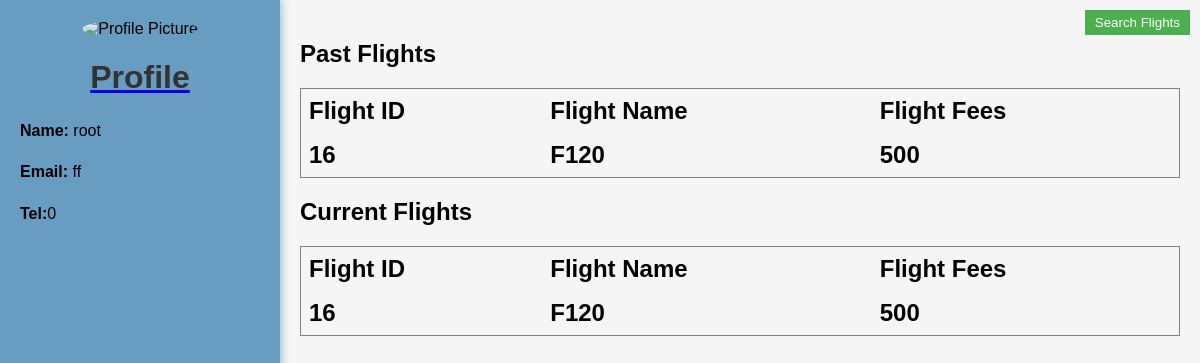
The app's page /passHomehtml.php (signed in) with its own data.
### tables this page shows
CREATE TABLE `passenger` (
  `ID` int(11) NOT NULL,
  `Name` varchar(100) NOT NULL,
  `email` varchar(100) NOT NULL,
  `password` varchar(100) NOT NULL,
  `tel` varchar(11) NOT NULL,
  `photo` longblob NOT NULL,
  `passport` longblob NOT NULL,
  `Account` varchar(11) NOT NULL
);

CREATE TABLE `flights` (
  `ID` int(11) NOT NULL,
  `Name` varchar(100) NOT NULL,
  `Completed` tinyint(1) NOT NULL DEFAULT '0',
  `passengers_no` int(11) NOT NULL,
  `RegPassangers` int(11) NOT NULL,
  `PendPassangers` int(11) NOT NULL,
  `fees` float NOT NULL,
  `company_id` int(11) NOT NULL,
  `start_city` varchar(100) NOT NULL,
  `end_city` varchar(100) NOT NULL
);

### passHome.php (called while the page is built, shortened)
<?php
include_once('db.php');
 $conn = mysqli_connect($host, $user, $pass, $dbname);
 $username = $_SESSION['username'];
 $sql = "SELECT * FROM passenger WHERE Name=?";
 $stmt = $conn->prepare($sql);
 $stmt->bind_param( "s", $username);
 $stmt->execute();
 $result = $stmt->get_result();
 $row =$result->fetch_assoc();
 $email =$row['email'];
 $tel =$row['tel'];
 $photo =$row['photo'];
 $base64Image = base64_encode($photo);
 $imageMimeType = 'image/png';
 $id=$row['ID'];
 $sql ="SELECT * FROM passengerflight WHERE passenger_id=?";
 $stmt = $conn->prepare($sql);
 $stmt->bind_param( "i", $id);
 $stmt->execute();
 $result = $stmt->get_result();
$flightArray = array();
while( $row = $result->fetch_assoc()){
    $flight_id=$row['flight_id'];
    $sql_flight="SELECT * FROM flights WHERE Completed=0 AND ID =?";
    $stmt = $conn->prepare($sql_flight);
    $stmt->bind_param( "i", $flight_id);
    $stmt->execute();
    $result_flight = $stmt->get_result();
    $row_flight =  $result_flight->fetch_assoc();
    $flightArray[] = $row_flight;
}
?>

### passHomehtml.php (the view, shortened to what this page needs)
<!DOCTYPE html>
<html lang="en">
<head>
</head>
<body>
    <?php
        include('passHome.php');
    ?>
    <div id="profile">
        <center><img alt="Profile Picture" style="max-width: 100%; border-radius: 50%;"></center>
        <a href="passProfile.php" style="text-align: center; display: block;">
        <h1>Profile</h1></a>
        <p><strong>Name:</strong> <?php echo htmlspecialchars($username); ?></p>
        <p><strong>Email:</strong> <?php echo htmlspecialchars($email); ?></p>
        <p><strong>Tel:</strong><?php echo htmlspecialchars($tel); ?></p>
    </div>
    <div id="content">
        <h2>Past Flights<h2>
        <table border="1">
        <tr>
            <th>Flight ID</th>
            <th>Flight Name</th>
            <th>Flight Fees</th>
        </tr>
        <?php
        if(isset($flightArray)){
            foreach ($flightArray as $flight) {
                echo "<tr>
                         <td>" . htmlspecialchars($flight['ID']) . "</td>
                         <td>" . htmlspecialchars($flight['Name']) . "</td>
                         <td>" . htmlspecialchars($flight['fees']) . "</td>
                    </tr>";
            }
        }
        ?>
        </table>
        <h2>Current Flights<h2>
            <table border="1">
            <tr>
                <th>Flight ID</th>
                <th>Flight Name</th>
                <th>Flight Fees</th>
            </tr>
        <?php
        foreach ($flightArray as $flight) {
            echo "<tr>
            <td>" . htmlspecialchars($flight['ID']) . "</td>
            <td>" . htmlspecialchars($flight['Name']) . "</td>
            <td>" . htmlspecialchars($flight['fees']) . "</td>
     </tr>";
        }
        ?>
    </table>
    </div>
    <div class="search-container">
    <button onclick="redirectToPage()">Search Flights</button>
    </div>
</body>
</html>

### passHomehtml.php (style rules this page uses)
body { font-family: Arial, sans-serif; margin: 0; padding: 0; display: flex; min-height: 100vh; background: whitesmoke; }
#profile { width: 20%; background-color: #689CC1; padding: 20px; box-shadow: 0 0 10px #81a9c7; }
#content { flex: 1; padding: 20px; }
h1 { color: #333; }
p { line-height: 1.6; }
table { border-collapse: collapse; width: 100%; margin-bottom: 20px; }
th, td { border: 1px #dddddd; text-align: left; padding: 8px; }
.search-container { position: fixed; top: 10px; right: 10px; display: flex; }
button { padding: 5px 10px; background-color: #4CAF50; color: white; border: none; cursor: pointer; }

### records on screen
passenger: email "ff", tel "0"
flights: ID "16", Name "F120", fees "500"

### other values on screen
$username "root"
